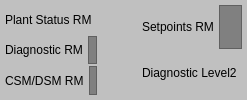
     <widget class="QFrame" name="topFrame">
      <property name="styleSheet">
       <string notr="true">background-color: #c0c0c0;</string>
      </property>
      <layout class="QHBoxLayout" name="topFrameLayout">
       <property name="spacing">
        <number>5</number>
       </property>
       <property name="leftMargin">
        <number>5</number>
       </property>
       <property name="topMargin">
        <number>5</number>
       </property>
       <property name="rightMargin">
        <number>5</number>
       </property>
       <property name="bottomMargin">
        <number>5</number>
       </property>
       <item>
        <widget class="QWidget" name="leftStatusWidget">
         <layout class="QVBoxLayout" name="leftStatusLayout">
          <property name="spacing">
           <number>2</number>
          </property>
          <property name="leftMargin">
           <number>0</number>
          </property>
          <property name="topMargin">
           <number>0</number>
          </property>
          <property name="rightMargin">
           <number>0</number>
          </property>
          <property name="bottomMargin">
           <number>0</number>
          </property>
          <item>
           <widget class="QWidget" name="plantStatusRow">
            <layout class="QHBoxLayout" name="plantStatusRowLayout">
             <property name="spacing">
              <number>5</number>
             </property>
             <property name="leftMargin">
              <number>0</number>
             </property>
             <property name="topMargin">
              <number>0</number>
             </property>
             <property name="rightMargin">
              <number>0</number>
             </property>
             <property name="bottomMargin">
              <number>0</number>
             </property>
             <item>
              <widget class="QLabel" name="plantStatusLabel">
               <property name="text">
                <string>Plant Status RM</string>
               </property>
              </widget>
             </item>
             <item>
              <widget class="QFrame" name="plantStatusLight">
               <property name="fixedSize">
                <size>
                 <width>20</width>
                 <height>20</height>
                </size>
               </property>
               <property name="styleSheet">
                <string notr="true">background-color: #808080; border: 1px solid #606060;</string>
               </property>
              </widget>
             </item>
            </layout>
           </widget>
          </item>
          <item>
           <widget class="QWidget" name="diagnosticRow">
            <layout class="QHBoxLayout" name="diagnosticRowLayout">
             <property name="spacing">
              <number>5</number>
             </property>
             <property name="leftMargin">
              <number>0</number>
             </property>
             <property name="topMargin">
              <number>0</number>
             </property>
             <property name="rightMargin">
              <number>0</number>
             </property>
             <property name="bottomMargin">
              <number>0</number>
             </property>
             <item>
              <widget class="QLabel" name="diagnosticLabel">
               <property name="text">
                <string>Diagnostic RM</string>
               </property>
              </widget>
             </item>
             <item>
              <widget class="QFrame" name="diagnosticLight">
               <property name="fixedSize">
                <size>
                 <width>20</width>
                 <height>20</height>
                </size>
               </property>
               <property name="styleSheet">
                <string notr="true">background-color: #808080; border: 1px solid #606060;</string>
               </property>
              </widget>
             </item>
            </layout>
           </widget>
          </item>
          <item>
           <widget class="QWidget" name="csmdsmRow">
            <layout class="QHBoxLayout" name="csmdsmRowLayout">
             <property name="spacing">
              <number>5</number>
             </property>
             <property name="leftMargin">
              <number>0</number>
             </property>
             <property name="topMargin">
              <number>0</number>
             </property>
             <property name="rightMargin">
              <number>0</number>
             </property>
             <property name="bottomMargin">
              <number>0</number>
             </property>
             <item>
              <widget class="QLabel" name="csmdsmLabel">
               <property name="text">
                <string>CSM/DSM RM</string>
               </property>
              </widget>
             </item>
             <item>
              <widget class="QFrame" name="csmdsmLight">
               <property name="fixedSize">
                <size>
                 <width>20</width>
                 <height>20</height>
                </size>
               </property>
               <property name="styleSheet">
                <string notr="true">background-color: #808080; border: 1px solid #606060;</string>
               </property>
              </widget>
             </item>
            </layout>
           </widget>
          </item>
         </layout>
        </widget>
       </item>
       <item>
        <spacer name="topSpacer1">
         <property name="orientation">
          <enum>Qt::Horizontal</enum>
         </property>
         <property name="sizeHint" stdset="0">
          <size>
           <width>40</width>
           <height>20</height>
          </size>
         </property>
        </spacer>
       </item>
       <item>
        <widget class="QWidget" name="rightStatusWidget">
         <layout class="QVBoxLayout" name="rightStatusLayout">
          <property name="spacing">
           <number>2</number>
          </property>
          <property name="leftMargin">
           <number>0</number>
          </property>
          <property name="topMargin">
           <number>0</number>
          </property>
          <property name="rightMargin">
           <number>0</number>
          </property>
          <property name="bottomMargin">
           <number>0</number>
          </property>
          <item>
           <widget class="QWidget" name="setpointsRow">
            <layout class="QHBoxLayout" name="setpointsRowLayout">
             <property name="spacing">
              <number>5</number>
             </property>
             <property name="leftMargin">
              <number>0</number>
             </property>
             <property name="topMargin">
              <number>0</number>
             </property>
             <property name="rightMargin">
              <number>0</number>
             </property>
             <property name="bottomMargin">
              <number>0</number>
             </property>
             <item>
              <widget class="QLabel" name="setpointsLabel">
               <property name="text">
                <string>Setpoints RM</string>
               </property>
              </widget>
             </item>
             <item>
              <widget class="QFrame" name="setpointsLight">
               <property name="fixedSize">
                <size>
                 <width>20</width>
                 <height>20</height>
                </size>
               </property>
               <property name="styleSheet">
                <string notr="true">background-color: #808080; border: 1px solid #606060;</string>
               </property>
              </widget>
             </item>
            </layout>
           </widget>
          </item>
          <item>
           <widget class="QWidget" name="diagnosticL2Row">
            <layout class="QHBoxLayout" name="diagnosticL2RowLayout">
             <property name="spacing">
              <number>5</number>
             </property>
             <property name="leftMargin">
              <number>0</number>
             </property>
             <property name="topMargin">
              <number>0</number>
             </property>
             <property name="rightMargin">
              <number>0</number>
             </property>
             <property name="bottomMargin">
              <number>0</number>
             </property>
             <item>
              <widget class="QLabel" name="diagnosticL2Label">
               <property name="text">
                <string>Diagnostic Level2</string>
               </property>
              </widget>
             </item>
             <item>
              <widget class="QFrame" name="diagnosticL2Light">
               <property name="fixedSize">
                <size>
                 <width>20</width>
                 <height>20</height>
                </size>
               </property>
               <property name="styleSheet">
                <string notr="true">background-color: #808080; border: 1px solid #606060;</string>
               </property>
              </widget>
             </item>
            </layout>
           </widget>
          </item>
         </layout>
        </widget>
       </item>
      </layout>
     </widget>
